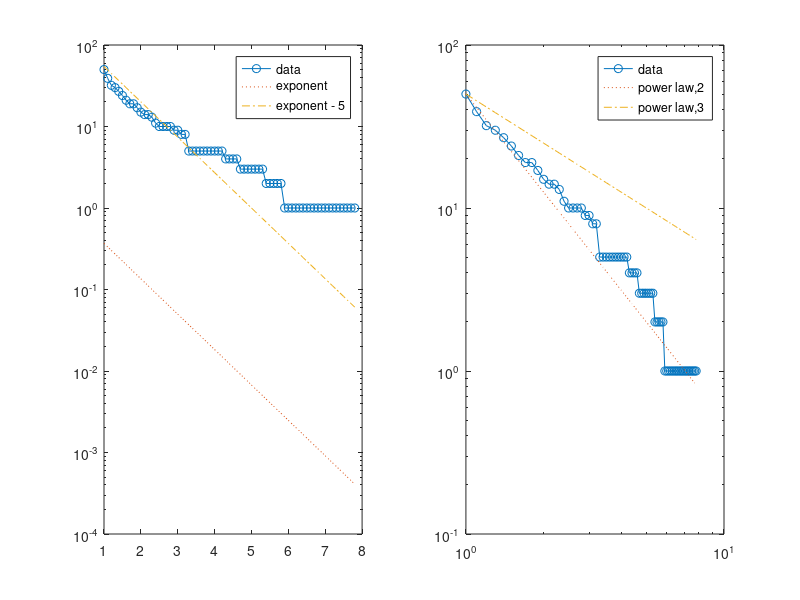

This figure's MATLAB source: (Note: this script raises an error after producing the figure.)
%% VALIDATING THE US-airpot DATASET (Prestige-based Attachment Model)
% Bijan Ranjbar-Sahraei
% 
% <<air_net.jpg>>
% 
% This is the directed network of flights between US airports in 2010. 
% Each edge represents a connection from one airport to another, 
% and the weight of an edge shows the number of flights on that connection 
% in the given direction, in 2010. 
%
% Source: <http://konect.uni-koblenz.de/networks/opsahl-usairport>

%% Importing Data
clear all
load airport.mat

%% Preprocessing 
% Preprocessing the data to make it lower triangular and normalized.

n = size(data,1);

% make adjacency matrix symmetric
data = (data + data') / 2;

% sort the airports based on their traffic
degs = sum(data,1);
[~, new_index] = sort(degs,'descend');
data = data(new_index,new_index);

% Pick the top 50 airports
data = data(1:50,1:50);
n = 50;

% Again sort them based on their traffic
degs = sum(data,1);
[~, new_index] = sort(degs,'descend');
data = data(new_index,new_index);

data_tril = tril(data,-1);

%% 
% Whenever an agent doesn't have any decendent, we give it a self loop.
for i = 1 : n
    if sum(data_tril(i,:)) == 0
        data_tril(i,i) = 1;
    end
end
data_normalized = data_tril ./ (sum(data_tril,2) * ones(1,n)) ;


%% 
% Extracting the network hierarchy
H = data_normalized > 0;
W_tril = tril(data_normalized,-1);
W = W_tril + W_tril';
for i = 1 : n
    if sum(W_tril(i,:)) == 0
        W(i,i) = 1;
    end
end

%% Degree Distribution
% Here we compare the degree distribution with exponential and power law
% distributions.

ccdf_x = 1:.1:max(sum(W,2));  % the partitions of the x-axis
df_hist = hist(sum(W,2),ccdf_x);
ccdf_hist = cumsum(df_hist(end:-1:1));
ccdf_hist = ccdf_hist(end:-1:1);  % computing the cummulative degree distribution
subplot(121)
semilogy(ccdf_x, ccdf_hist,'-o')
hold on
semilogy(ccdf_x, exp(-ccdf_x),':')  % approximation of power law
semilogy(ccdf_x, exp(5-ccdf_x),'-.')  % approximation of power law
legend('data','exponent','exponent - 5')


subplot(122)
loglog(ccdf_x, ccdf_hist,'-o')
hold on
loglog(ccdf_x, n * ccdf_x.^(-2),':')  % approximation of power law
loglog(ccdf_x, n * ccdf_x.^(-1),'-.')  % approximation of power law
legend('data','power law,2','power law,3')



%% Strength Distribution Predictions
% Using the hierarchy network, we generate the PA model and compare the
% predicted strength distributions and real distribution.
Wg = genericModel(H,'PA');

ccdf_x_g = 1:.1:max(sum(Wg,2));  % the partitions of the x-axis
df_hist_g = hist(sum(Wg,2),ccdf_x_g);
ccdf_hist_g = cumsum(df_hist_g(end:-1:1));
ccdf_hist_g = ccdf_hist_g(end:-1:1);  % computing the cummulative degree distribution

%%   
figure
loglog(ccdf_x,ccdf_hist,'o')
hold on
loglog(ccdf_x_g,ccdf_hist_g,'*')
legend('Real-World Data','PA predictions')

%% Edge Comparison
% In the previous section we showed the predictions of strength
% distributions. In this section, we compare the single weights with each
% other.

edges = tril(W,-1);
edgesG = tril(Wg,-1);


figure
plot(edges(:),edgesG(:),'o'); lsline
xlabel('real edge weights')
ylabel('predicted edge weights')

